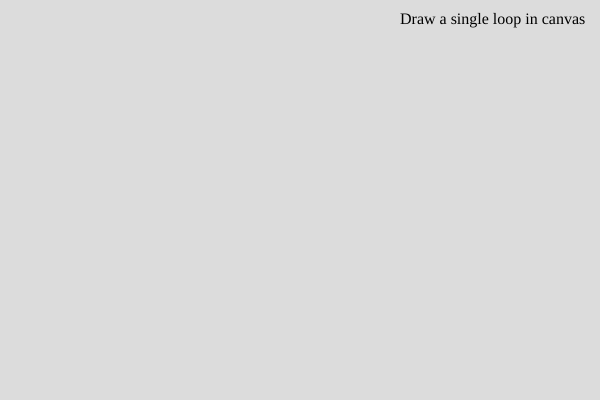
Frame 1 (no input)
Frame 60 (no input): identical to frame 1, image omitted
Frame 120 (the mouse pressed at the canvas centre since frame 60): identical to frame 1, image omitted

The p5.js sketch that drew this single still picture (run headless with seeded random() and noise() and a simulated clock; from frame 60 on, the mouse is pressed at the canvas centre):

// p5.js sketch
// ── sketch.js
// While drawing shape you can only draw a single loop. if mouse is lifted to draw seperately it will join to previous point. and if drawing is completed the start and end points are joined to make it a closed loop.

var points = [];      // The points we draw.. stored as p5.Vector
var canDraw = true;   // After hitting start button, to prevent mouseDragged creating extra points
var coeff = {};       // The main object which carries data of { key = angular speed of circle, value = complex number as p5.Vector | which gives size and starting angle of circle => radius = value.mag() and starting angle = value.heading() }
var maxCircles = 100;  // this value changes how many circles you want to see on screen. If maxCircles = 100 you will see circles with angular speed -50 to 50 excluding 0.
// maxCircles can be adjusted by circlesSlider (NOTE: maxCircles will only take even value so if circlesSlider is odd it will take circlesSlider.value()+1)

// There are three phases of draws in this program
// 1) the phase where you will give your shape
// 2) the phase where we try to fit the shape by increasing number of circles
// 3) the phase where epicycles try to draw the shape and this phase continues till termination
var drawCounter = 0;  // drawCounter indicates the phase you are in (0-indexed)
var animResol = 500;  // animResol = number of frames the second phase will stay. You can change it accordingly
var animFram = 0;     // animFram keeps count of number of frames passed in second phase
var revolveResol = 1000;  // revolveResol = number of frames the third phase will stay. You can change it accordingly
var revolveFrame = 0; // revolveFrame keeps count of number of frames passed in third phase
var ansPoints = {};   // used to draw second phase. This carries data of shapes formed by different number of circles { key = n | circles with angular speed -n to n are used to form shape, value = shape stored in form of array of p5.Vector }.
var cirGr;            // cirGr is 'circlesGroup' object which consists of data regarding circles that are drawn in third phase
var previewResol = 300; // This is used in second phase. previewResol = number of points to be shown in the loop in second phase. so ansPoints[i].length = previewResol

function setup() {
  createCanvas(600, 400);
  button = createButton('Start');
  button.position(250, 420);
  button.mousePressed(calcAndStart);
  circlesSlider = createSlider(1, 2*maxCircles, maxCircles);
  circlesSlider.position(10, 420);
  infoLabel = createElement('label', 'Draw a single loop in canvas');
  infoLabel.position(400, 10);
  var sv = circlesSlider.value();
  sliderLabel = createElement('label', 'Number of circles = ' + (sv+(sv%2)).toString());
  sliderLabel.position(10, 450);
}

// can only draw shape in first phase and within boundary of canvas (with a offset of 10 pixels)
function mouseDragged() {
  if (canDraw)
    if (mouseX < width - 10 && mouseY < height - 10 && mouseX > 10 && mouseY > 10)
      points.push(createVector(mouseX, mouseY));
}

// clicking start button starts this method
function calcAndStart() {
  var sv = circlesSlider.value();
  if (canDraw) { // if first time pressed
    animFram = 0;
    revolveFrame = 0;
    points.push(points[0]);
    maxCircles = sv+sv%2;   // maxCircles should only contain even numbers
    canDraw = false;
    calcAllCoeff();
    finalShapeCalc();
    console.log(points.length);
    console.log("Calculated");
    drawCounter = 1;
    cirGr = new circlesGroup(coeff);
  }
  else if (maxCircles != sv && maxCircles != sv+1) {
    animFram = 0;
    revolveFrame = 0;
    maxCircles = sv+sv%2;   // maxCircles should only contain even numbers
    calcAllCoeff();
    finalShapeCalc();
    drawCounter = 1;
    cirGr = new circlesGroup(coeff);
  }
}

// used to calculate complex coefficients for respective angular speeds of circles
function calcAllCoeff() {
  var n = maxCircles/2;
  coeff = {};
  for (i = -1 * n; i <= n; ++i) {
    coeff[i] = calcCoeff(i);
  }
}

// used to calculate ansPoints object for second phase
function finalShapeCalc() {
  ansPoints = {};
  for (var i = 0; i <= maxCircles/2; ++i) {
      ansPoints[i] = [];
      for (var j = 0; j < previewResol; ++j) {
        var x = map(j, 0, previewResol, -1 * Math.PI, Math.PI);
        var cn = coeff[i];
        var cs = createVector(Math.cos(i * x), Math.sin(i * x));
        var vec = complexMult(cn, cs);
        if (i != 0) {
          vec.add(ansPoints[i - 1][j]);
          cn = coeff[-1 * i];
          cs = createVector(Math.cos(i * x), Math.sin(-1 * i * x));
          vec.add(complexMult(cn, cs));
        }
        ansPoints[i].push(vec);
      }
      ansPoints[i].push(ansPoints[i][0]);
    }
}

// Fourier series implementation to get complex coefficient for a angular speed
function calcCoeff(n) {
  var ans = createVector(0, 0);
  for (var i = 0; i < points.length - 1; ++i) {
    ans.add(integrateLine(i, n));
  }
  return ans;
}

// as complex numbers stored in p5.Vector this function gives complex multiplication of two p5.Vectors
function complexMult(v1, v2) {
  var a = v1.x;
  var b = v1.y;
  var c = v2.x;
  var d = v2.y;
  return createVector((a * c) - (b * d), (b * c) + (a * d));
}

// Fourier stuff.. formula implementation
function integrateLine(pos, n) {
  var ll = map(pos, 0, points.length - 1, -1 * Math.PI, Math.PI);
  var ul = map(pos + 1, 0, points.length - 1, -1 * Math.PI, Math.PI);
  var ans = createVector(0, 0);
  for (var i = 0; i < 10; i++) {
    var x = map(i, 0, 10, ll, ul);
    var cs = createVector(Math.cos(n * x), Math.sin(-1 * n * x));
    var midvec = p5.Vector.lerp(points[pos], points[pos + 1], i / 10);
    ans.add(complexMult(midvec, cs));
  }
  ans.div(points.length - 1);
  ans.div(10);
  return ans;
}

// always draw the points array.. throughout all phases
function alwaysDraw() {
  noFill();
  stroke(0);
  strokeWeight(1);
  beginShape();
  for (var i = 0; i < points.length; ++i) {
    vertex(points[i].x, points[i].y);
  }
  endShape();
}

// phase 2 drawing..
function drawAnim() {
  stroke(255, 0, 0);
  strokeWeight(1);
  beginShape();
  var curr = map(animFram, 0, animResol, 0, maxCircles/2);
  var left = Math.floor(curr);
  var right = left + 1;
  for (var i = 0; i <= previewResol; ++i) {
    var temp = p5.Vector.lerp(ansPoints[left][i], ansPoints[right][i], (curr - left));
    vertex(temp.x, temp.y);
  }
  endShape();
  animFram++;
  infoLabel.html("Showing Frames "+animFram+"/"+animResol);
  if (animFram == animResol) {
    drawCounter++;
  }
}

function draw() {
  background(220);
  alwaysDraw();
  var sv = circlesSlider.value();
  sliderLabel.html('Number of circles = ' + (sv+(sv%2)).toString());
  if (drawCounter == 1) {
    drawAnim();
  }
  if (drawCounter == 2) {
    cirGr.update();
    cirGr.show();
    revolveFrame++;
    infoLabel.html("Showing Frames "+revolveFrame+"/"+revolveResol);
    if(revolveFrame==revolveResol) {
      revolveFrame = 0;
      cirGr.points = [];
    }
  }
}
